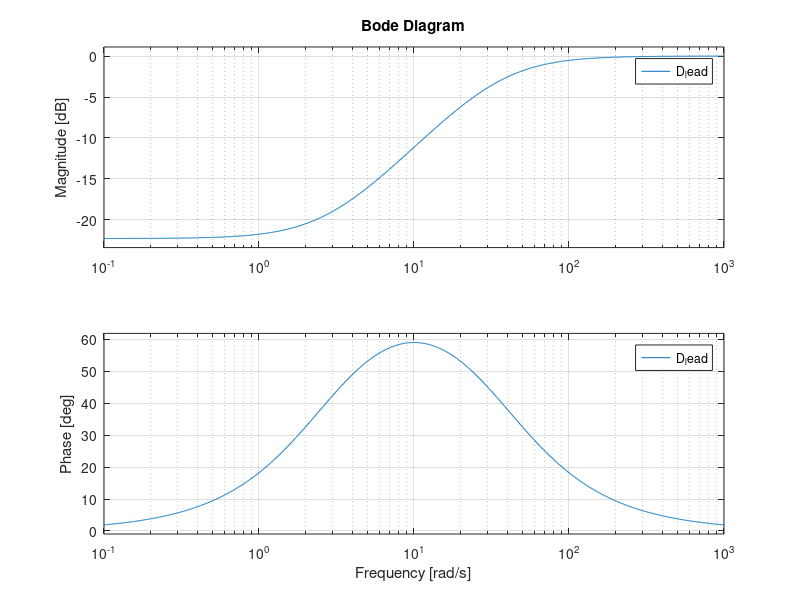

The MATLAB script that drew this image: (Note: this script raises an error after producing the figure.)
% Homework #1
% The purpose of this code is to record my process to solving all the
% problems given in HW1
%%
% Problem #1: Design a lead compensator D_lead = (s+z)/(s+p) to give
% exactly 60 degrees of phase lead at w_g = 10 rad/s

clc;clear;close;

% Having looked at the plot 10.17(c), at 60 degrees, my alpha is around 13 

% Parameters
w_g = 10; % rad/s  <- given

alpha = 13; % <- found

% solving for p and z

z = w_g/sqrt(alpha);

p = w_g*sqrt(alpha);

% Bode Plot of D_Lead designed
D_lead = tf([1, z], [1, p]);
bode(D_lead);
grid on;

%%
% Problem #2(a): Design a lag compensator D_lag=(s+z)/(s+p) to increase low
% frequency gain by a factor of exactly z/p = 100 while reducing the phase
% at w_g = 10 rad/s by 5 degrees

clc;clear;close;

% Parameters
w_g = 10; % rad/s  <- given

degree = 5; % <- given

% solving for p and z
syms p 

Equation = atand(w_g/(100*p)) - atand(w_g/p) == (-1)*degree;

p_2 = vpasolve(Equation, p, 0.01); % Steers it toward the smaller positive root

% Converting symbolic numeric to normal numeric
p_2 = double(p_2);

z_2 = double(100*p_2);

% Bode Plot of D_Lag designed
D_lag = tf([1, z_2], [1, p_2]);
bode(D_lag);
grid on;

%%
% Problem #2(b): Design a double lag compensator D_lag=(s+z)/(s+p) to
% achieve the same spec as in q.2a

clc;clear;close;

% Parameters
w_g = 10; % rad/s  <- given

degree = 5; % <- given

% solving for p and z
syms p 

Equation = 2*(atand(w_g/(100*p)) - atand(w_g/p)) == (-1)*degree;

p_2 = vpasolve(Equation, p, 0.01); % Steers it toward the smaller positive root

% Converting symbolic numeric to normal numeric
p_2 = double(p_2);

z_2 = double(10*p_2);

% Bode Plot of D_Lag designed
D_lag = tf([1, z_2], [1, p_2]);

D_doublelag = D_lag^2;

bode(D_doublelag);
grid on;

%%
% Problem #3(a): Design a 4th-order Butterworth low-pass filter, for
% attenuating high-frequency noise, while reducing the phase at w_g = 10
% rad/s by 5 degrees.

clc;clear;close;

% Design the Butterworth filter parameters
n = 4; % Order of the filter

w_g = 10; %(rad/s)

w_c = 1; % Cut-off frequency

degree = 5 % reduction

% Calculate the transfer function for the Butterworth filter

Tranfer_Function_N = RR_LPF_butterworth(n,w_c);

% After plugging in s_hat into the normalized transfer function,
% and getting to the tan form, where q = w_g/wc.
syms q

Equation = -atand((2.6131*q-2.6131*q^3)/(q^4+3.4142*q^2+1)) == -5;

q_sol = vpasolve(Equation, q, 0.01);

% Convert symbolic numeric to normal numeric
q_sol = double(q_sol);

% Calculate the cut-off frequency based on the solution for q
w_c = w_g / q_sol;

% Bode plot of designed butterworth filter

D_butterworth = tf(1, [1 2.6131*w_c^3 3.4142*w_c^2 2.6131*w_c 1]);

bode(D_butterworth);
grid on

%%
% Problem #3(a): Design a 4th-order Butterworth low-pass filter, for
% attenuating high-frequency noise, while reducing the phase at w_g = 10
% rad/s by 5 degrees.

clc;clear;close;

% Design the Butterworth filter parameters
n = 4; % Order of the filter

w_g = 10; %(rad/s)

w_c = 1; % Cut-off frequency

degree = 5; % reduction

% Calculate the transfer function for the Butterworth filter
D_normal = RR_LPF_butterworth(n,w_c);

% After plugging in s_hat into the normalized transfer function,
% and getting to the tan form, where q = w_g/wc.
syms q

Equation = -atand((2.6131*q-2.6131*q^3)/(q^4+3.4142*q^2+1)) == -5;

q_sol = vpasolve(Equation, q, 0.01);

% Converting symbolic numeric to normal numeric
q_sol = double(q_sol);

% Calculate the cut-off frequency based on the solution for q
w_c = w_g / q_sol;

% Bode plot of designed butterworth filter
D_butterworth = tf(1, [1 2.6131*w_c^3 3.4142*w_c^2 2.6131*w_c 1]);

bode(D_butterworth);
grid on

%%
% Problem #3(b): Design a 4th order Inverse Chebyshev filter, for
% attenuating high frequency noise, while reducing the phase at w_g = 10
% rad/s by 5 degrees (take delta = .001).

%-----------------------------------------------------------------------
% Problem #3(a): Copy and pasted to plot both bodes together

clc;clear;close;

% Design the Butterworth filter parameters
n = 4; % Order of the filter

w_g = 10; %(rad/s)

degree = 5; % reduction

% Calculating the normal transfer function for the Butterworth filter
D_normal = RR_LPF_butterworth(n,1);

% After plugging in s_hat into the normalized transfer function,
% and getting to the tan form, where q = w_g/wc.
syms q

Equation = -atand((2.6131*q-2.6131*q^3)/(q^4+3.4142*q^2+1)) == -5;

q_sol = vpasolve(Equation, q, 0.01);

% Converting symbolic numeric to normal numeric
q_sol = double(q_sol);

% Calculate the cut-off frequency based on the solution for q
w_c = w_g / q_sol;

% Bode plot of designed butterworth filter
D_butterworth = tf(1, [1 2.6131*w_c^3 3.4142*w_c^2 2.6131*w_c 1]);

bode(D_butterworth);
grid on
hold on
%----------------------------------------------------------------------

% Design the Inverse Chebyshev filter parameters 
delta = 0.001; % Given delta for the filter design

% Design the transfer function for the Inverse Chebyshev filter
D_inverseChebyshev = RR_LPF_inv_chebyshev(n, delta, 1);

% After plugging in s_hat into the normalized transfer function,
% and getting to the tan form, where r = w_g/wc.

syms r

Equation_r = atand(0/(0.001*r^4+0.0080*r^2+0.0080))...
    -atand((0.0683*r-0.7744*r^3)/(r^4-0.2999*r^2+0.0080)) == -5;

r_sol = vpasolve(Equation_r, r, 0.01);

% Converting symbolic numeric to normal numeric
r_sol = double(r_sol)

% Solving for cut-off frequency w_c
w_c = w_g/r_sol 

% Bode plot of designed inverse Chebyshev filter
D_inverseChebyshev = tf([0.0010 0 0.0080*w_c^2 0 0.0080*w_c^4],...
    [1 0.7744*w_c 0.2999*w_c^2 0.0683*w_c^3 0.0080*w_c^4]);

bode(D_inverseChebyshev, 'r');

legend('D_butterworth', 'D_inverseChebyshev', 'Location','best')

grid on;
hold off;

%%
% Problem #4(a): Compute the CT compensator D_looping-shaping(s) =
% K*D_lead(s)*D_double-lag(s)*D_Inverse-Cheb(s)

clc;clear;close;

% All relevant information and compensator functions

w_c = 978.5149; %(rad/s)

delta = 0.001

s = tf('s');

D_lead = (s + 2.774)/(s + 36.056);

D_double_lag = ((s + 0.0411)/(s + 0.00411))^2;

D_inverse_Chebyshev = (0.0010*s^4+0.0080*w_c^2*s^2+0.0080*w_c^4)/...
    (s^4+0.7744*w_c*s^3+0.2999*w_c*s^2+0.0683*w_c^3*s+0.0080*w_c^4);

% Computing the CT compensator D_looping-shaping(s) = K*D_lead(s)*D_double-lag(s)*D_Inverse-Cheb(s)
K = 1; % Gain for the compensator
D_looping_shaping = K * D_lead * D_double_lag * D_inverse_Chebyshev;

% Problem #4(b): Convert D(s) to a DT difference equation in FIR form using
% Tustin's approximation with prewarping, taking the critical frequency as
% the crossover frequency w_g.

w_g = 10 

Tustins = c2dOptions('Method','tustin','PrewarpFrequency', w_g);

D_z = c2d(D_looping_shaping, delta, Tustins);

[num, den] = tfdata(D_z, 'v');

% Normalizing the numerator and denominator

b_bar = num/den(1);

a_bar = den/den(1);

% Round to 4 significant digits
a = round(a_bar, 4, 'significant');
b = round(b_bar, 4, 'significant');

% Putting everything in a table
n = (0:length(den)-1)';

T = table(n, a', b','VariableNames', {'n','a_n','b_n'});
disp(T)

%%
% Problem #5(a): Now consider a “cart-on-a-hill” unstable plant of the form G(s) = 100/(s^2-100).
% Design a lead compensator D_simple(s) using pole/zero cancellation and root locus techniques leveraging the
% approximate 2nd-order design guides, aiming for a rise time of t_r = 0.18 sec and overshoot of M_p = 15%

% Parameters

M_p = 0.15;

t_r = 0.18;

G = 100/((s-10)*(s+10));

% Solving for M_p

syms zeta 

Eqn = exp((-zeta*pi)/sqrt(1-zeta^2)) == 0.15;  

zeta_sol = vpasolve(Eqn, zeta, 0.5);

zeta_sol = double(zeta_sol)

% Solving for w_n

w_n = 1.8/t_r;
